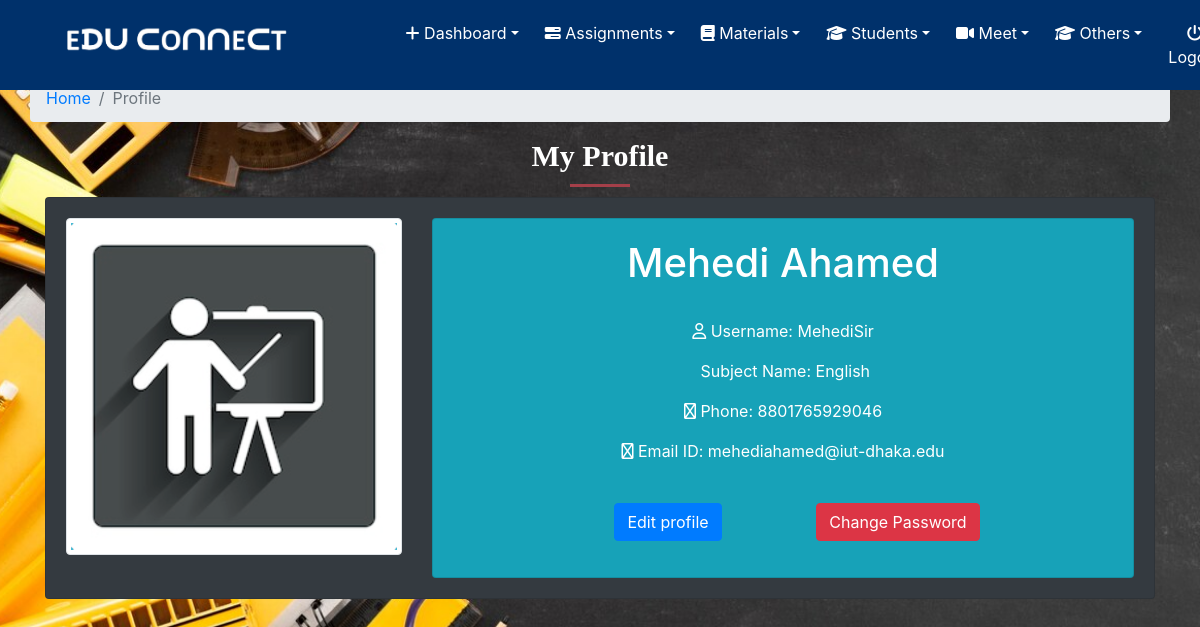
Before: /classroom/teacher/1/ (signed in) with the older database file.
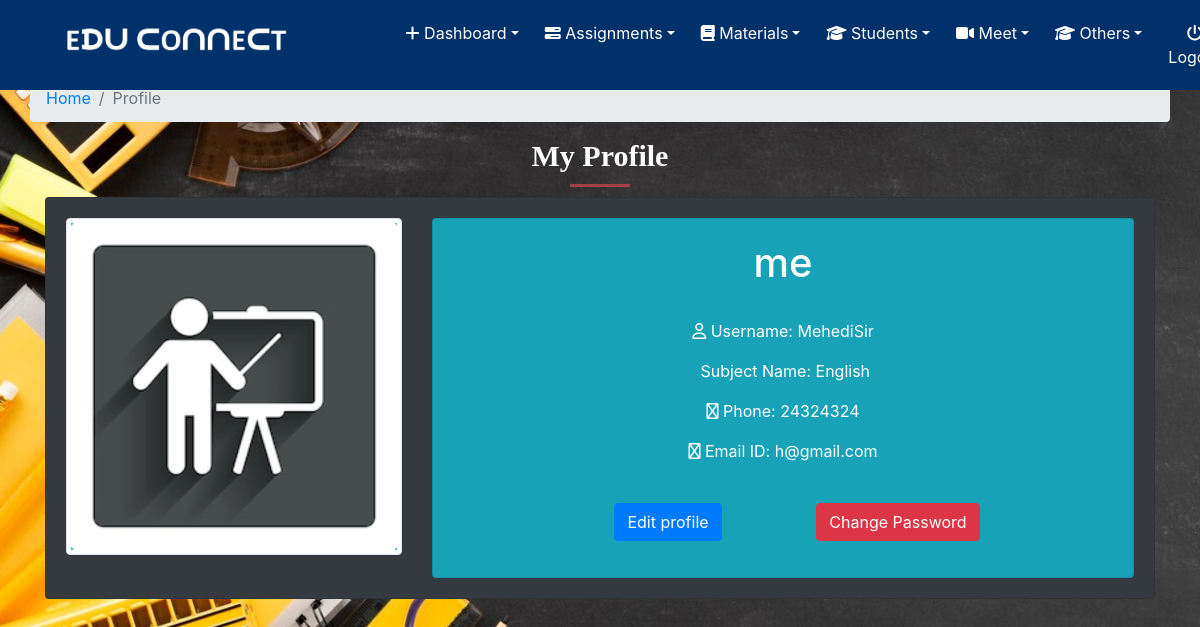
After: the same page with the newer database file.
### classroom/models.py (models this page shows, shortened)
class Teacher(models.Model):
    user = models.OneToOneField(User, on_delete=models.CASCADE, primary_key=True, related_name='Teacher')
    name = models.CharField(max_length=250)
    subject_name = models.CharField(max_length=250)
    email = models.EmailField(max_length=254)
    phone = models.IntegerField()
    teacher_profile_pic = models.ImageField(upload_to="classroom/teacher_profile_pic", blank=True)
    class_students = models.ManyToManyField(Student, through="StudentsInClass")
    created_classrooms = models.ManyToManyField(Classroom, related_name='teachers_created', blank=True)

class User(AbstractUser):
    is_student = models.BooleanField(default=False)
    is_teacher = models.BooleanField(default=False)

### classroom/views.py (the view)
class TeacherDetailView(LoginRequiredMixin,DetailView):
    context_object_name = "teacher"
    model = models.Teacher
    template_name = 'classroom/teacher_detail_page.html'

### template/classroom/teacher_detail_page.html (shortened to what this page needs)
{% extends 'classroom/base.html' %}
{% load static %}
{% block content %}
<div class="container ">
		<div class="row">
            <ol class="col-12 breadcrumb">
                <li class="breadcrumb-item"><a href="{% url 'home' %}">Home</a></li>
                <li class="breadcrumb-item active">Profile</li>
            </ol>
        </div>
       <div class="section-heading">
            <h2 style="font-size: 30px;  font-family: 'Comic Sans MS', cursive;">My Profile</h2>
            <div class="line-dec"></div>
          </div>
<div class="card card-body bg-dark">
    <div class="row">
<div class="col-12 col-sm-4">
  {% if teacher.teacher_profile_pic %}
      <img class="img-fluid img-thumbnail rounded " style="width:100%" src="{{ teacher.teacher_profile_pic.url }}" >
    {% else %}
            <img class="img-fluid img-thumbnail rounded " style="width:100%" src="{% static 'images/t_profile.png' %}" alt="">
    {% endif %}
</div>
<div class="col-12 col-sm-8 text-justify text-white text-center">
    <div class="card card-body bg-info">
   <h1>{{ teacher.name }}</h1>
    <br>
          <p><i class="far fa-user"></i> Username: {{ teacher.user.username }}</p>
      <p> Subject Name: {{ teacher.subject_name }}</p>
      <p><i class="far fa-phone"></i> Phone: {{ teacher.phone }}</p>
      <p><i class="far fa-envelope-open-text"></i> Email ID: {{ teacher.email }}</p>
    <br>
        <div class="row">
<div class="col-5 offset-sm-2 col-sm-4 offset-sm-2">
        <p><a class="btn btn-primary" href="{% url 'classroom:teacher_update' pk=user.pk %}">Edit profile</a></p>
         </div>
        <div class="col-7 col-sm-4 ">
              <p><a class="btn btn-danger" href="{% url 'classroom:change_password' %}">Change Password</a></p>
              </div>
</div>
</div>
</div>
</div>
</div>
<br>
</div>
{% endblock %}

### template/classroom/base.html (shortened to what this page needs)
<!DOCTYPE html>
{% load static %}
<html lang="en" dir="ltr">
  <head>
	<link rel="stylesheet" href="https://stackpath.bootstrapcdn.com/bootstrap/4.3.1/css/bootstrap.min.css"
>
	<link rel="stylesheet" href="https://pro.fontawesome.com/releases/v5.10.0/css/all.css"
/>
	<link rel="stylesheet" href=" https://cdnjs.cloudflare.com/ajax/libs/bootstrap-social/5.1.1/bootstrap-social.min.css "/>
    <link rel="stylesheet" href="{% static 'css/base.css' %}">
    <link rel="stylesheet" href="https://pro.fontawesome.com/releases/v5.10.0/css/all.css">
</head>
<body class="bg " style="background-image: url({% static 'images/bg4.jpg' %}); " >
    <nav class="navbar navbar-expand-md navbar-dark fixed-top bg-purple">
           <div class="container ">
         <div class="col-12 col-md-3">
         <a class="navbar-brand" href="{% url 'home' %}"><img class="img-fluid" width="100%"  src="{% static 'images/nav.jpg' %}" alt="navbar"></a>
        </div>
      <div class=" collapse navbar-collapse" id="navbarsExampleDefault">
        <ul class="navbar-nav mr-auto bg-purple offset-lg-1" >
        {% if user.is_authenticated %}
        {% if user.is_teacher%}
           <li class="nav-item dropdown active">
            <a class="nav-link dropdown-toggle" href="http://example.com" id="dropdown01" data-toggle="dropdown" aria-haspopup="true" aria-expanded="false"><i class="fa fa-plus"></i>
              Dashboard</a>
         <li class="nav-item dropdown active">
            <a class="nav-link dropdown-toggle" href="http://example.com" id="dropdown01" data-toggle="dropdown" aria-haspopup="true" aria-expanded="false"><i class="fa fa-tasks"></i>  Assignments</a>
          <li class="nav-item dropdown active">
            <a class="nav-link dropdown-toggle" href="http://example.com" id="dropdown01" data-toggle="dropdown" aria-haspopup="true" aria-expanded="false"><i class="fa fa-book"></i> Materials</a>
          <li class="nav-item dropdown active">
    <a class="nav-link dropdown-toggle" href="http://example.com" id="dropdown01" data-toggle="dropdown" aria-haspopup="true" aria-expanded="false"><i class="fa fa-graduation-cap"></i> Students</a>
          </li>
          <li class="nav-item dropdown active">
            <a class="nav-link dropdown-toggle" href="http://example.com" id="dropdown01" data-toggle="dropdown" aria-haspopup="true" aria-expanded="false"><i class="fa fa-video"></i>
              Meet</a>
                  </li>
                  <li class="nav-item dropdown active">
                    <a class="nav-link dropdown-toggle" href="http://example.com" id="dropdown01" data-toggle="dropdown" aria-haspopup="true" aria-expanded="false"><i class="fa fa-graduation-cap"></i> Others</a>
                          </li>
     {% endif %}
           <li class="nav-item active">
           <a class="nav-link" href="{% url 'classroom:logout' %}"><i class="fa fa-power-off"></i> Logout</a>
          </li>
     {% endif %}
        </ul>
</div>
      </div>
    </nav>
<div class="text-white">
     <br>
{% block content %}
{% endblock %}
</div>
	</body>
</html>

### static/css/base.css (style rules this page uses)
nav { width: 100%; background: #00316b; margin-bottom: 0; }
ul { width: 100%; margin: 0 auto; padding: 0; display: none; margin-bottom: 0; background: #00316b; }
ul li { list-style: none; display: block; padding: 5px; text-align: center; margin: 0; }
ul li a { color: #fff; text-decoration: none; display: block; }
.active { display: block; }
.section-heading { text-align: center; }
.section-heading h2 { font-size: 32px; font-weight: 700; color: #fff; }
.section-heading .line-dec { width: 60px; height: 3px; background-color: #a43f49; margin: 10px auto; }
.bg { height: 100%; width:100%; background-attachment: fixed; background-position: center; background-repeat: no-repeat; background-size: cover; }

Changed rows visible on the page:
changed Teacher "English": name "Mehedi Ahamed" → "me"; phone "8801765929046" → "24324324"; email "mehediahamed@iut-dhaka.edu" → "h@gmail.com"
